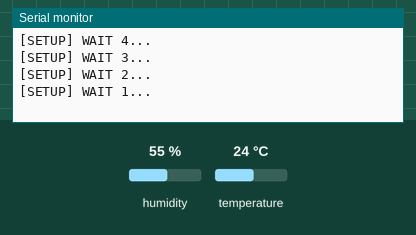
The sketch below on a simulated ESP8266 (NodeMCU). Shown: the last lines printed to the serial monitor. Inputs (shaded band) come from the test bench; at power-on: humidity 55 %, temperature 24 °C. WiFi joins after 1.5 s; servers stay silent unless stated; uploads are accepted with an empty reply.

Above: at 5.2 s.
5.3 s: humidity set to 22 %
At 6.3 s:
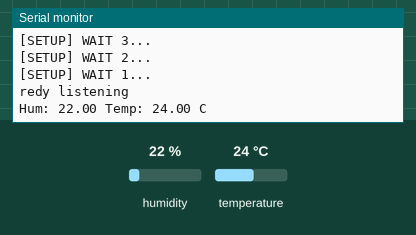
14.1 s: temperature set to 12 °C
At 16.2 s:
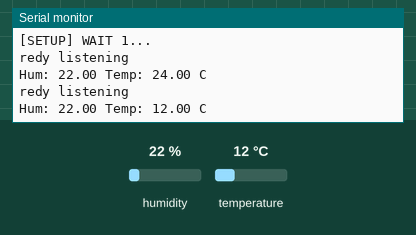
22.9 s: humidity set to 40 %
At 27.2 s:
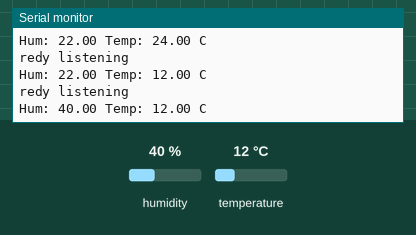
Timing chart, 0 to 28.7 s (numbered marks = the images above; inputs shaded):
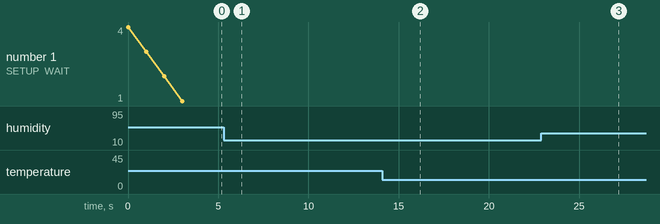

Measured:
- after the input at 5.3 s, the serial monitor: prints a new line after 0.23 s (image 1)
- after the input at 14.1 s, the serial monitor: prints a new line after 1.7 s (image 2)
- after the input at 22.9 s, the serial monitor: prints a new line after 3.1 s (image 3)

The sketch:

esp8266.ino
```cpp
// Library 2.5.1
#include <Arduino.h>
#include <ESP8266WiFi.h>
#include <ESP8266WiFiMulti.h>
#include <ESP8266HTTPClient.h>

// Подключаем библиотеку DHT для работы с DHT11
#include <DHT.h>
// пин подключения контакта DATA
#define DHTPIN 2
// датчик DHT11
#define DHTTYPE DHT11

// создание экземпляра объекта DHT
DHT dht(DHTPIN, DHTTYPE);

// переменные для хранения температуры и влажности
float temp;
float humidity;

#define USE_SERIAL Serial

ESP8266WiFiMulti WiFiMulti;

void setup() {

  USE_SERIAL.begin(115200);
  // USE_SERIAL.setDebugOutput(true);
  USE_SERIAL.println();
  USE_SERIAL.println();
  USE_SERIAL.println();

  for (uint8_t t = 4; t > 0; t--) {
    USE_SERIAL.printf("[SETUP] WAIT %d...\n", t);
    USE_SERIAL.flush();
    delay(1000);
  }

  WiFi.mode(WIFI_STA);
  WiFiMulti.addAP("Arduino", "InnaInna");

  // запуск dht
  dht.begin();
}

void loop() {
  // wait for WiFi connection
  if ((WiFiMulti.run() == WL_CONNECTED)) {
    USE_SERIAL.print("redy listening\n");

    // получить данные температуры
    temp = dht.readTemperature();
    String strTemp = String(temp, 2);
    humidity = dht.readHumidity();
    String strHumidity = String(humidity, 2);
    USE_SERIAL.print("Hum: ");
    USE_SERIAL.print(humidity);
    USE_SERIAL.print(" Temp: ");
    USE_SERIAL.print(temp);
    USE_SERIAL.println(" C");

    HTTPClient http;
    //type=post - send dats to server
    String hostresource = "http://34.28.73.60:8080";
    String request = "";
    // if (USE_SERIAL.available()) {
    // request = USE_SERIAL.readStringUntil('\n');
    // hostresource = hostresource + request + "\n";
    //type=post - get command dats server in arduino
    // if (request.indexOf("GET") >= 0) {
    hostresource = "http://34.28.73.60:8080/sensor?temp=" + strTemp + "&hum=" + strHumidity;
    // }
    //USE_SERIAL.print("Recive request "+hostresource+" \n");
    // send start client begining
    //USE_SERIAL.print("[HTTP] begin...\n");
    // configure traged server and url
    //http.begin("https://192.168.1.12/test.html", "7a 9c f4 db 40 d3 62 5a 6e 21 bc 5c cc 66 c8 3e a1 45 59 38"); //HTTPS
    //http.begin("http://192.168.1.2/index.php?type=wait&sensor=dht11&data=none"); //HTTP

    http.begin(hostresource);  //HTTP

    //USE_SERIAL.print("[HTTP] SEND DATA \n");
    // start connection and send HTTP header
    int httpCode = http.GET();
    // httpCode will be negative on error
    if (httpCode > 0) {
      // HTTP header has been send and Server response header has been handled
      //USE_SERIAL.printf("[HTTP] GET... code: %d\n", httpCode);
      // file found at server
      if (httpCode == HTTP_CODE_OK) {
        String payload = http.getString();
        USE_SERIAL.println(payload);
      }
    } else {
      String payload = http.getString();
      USE_SERIAL.println(payload);
      //USE_SERIAL.printf("\n\n[HTTP] GET... failed, error: %s\n", http.errorToString(httpCode).c_str());
    }
    http.end();
    // }
  }

  delay(10000);
}
```
